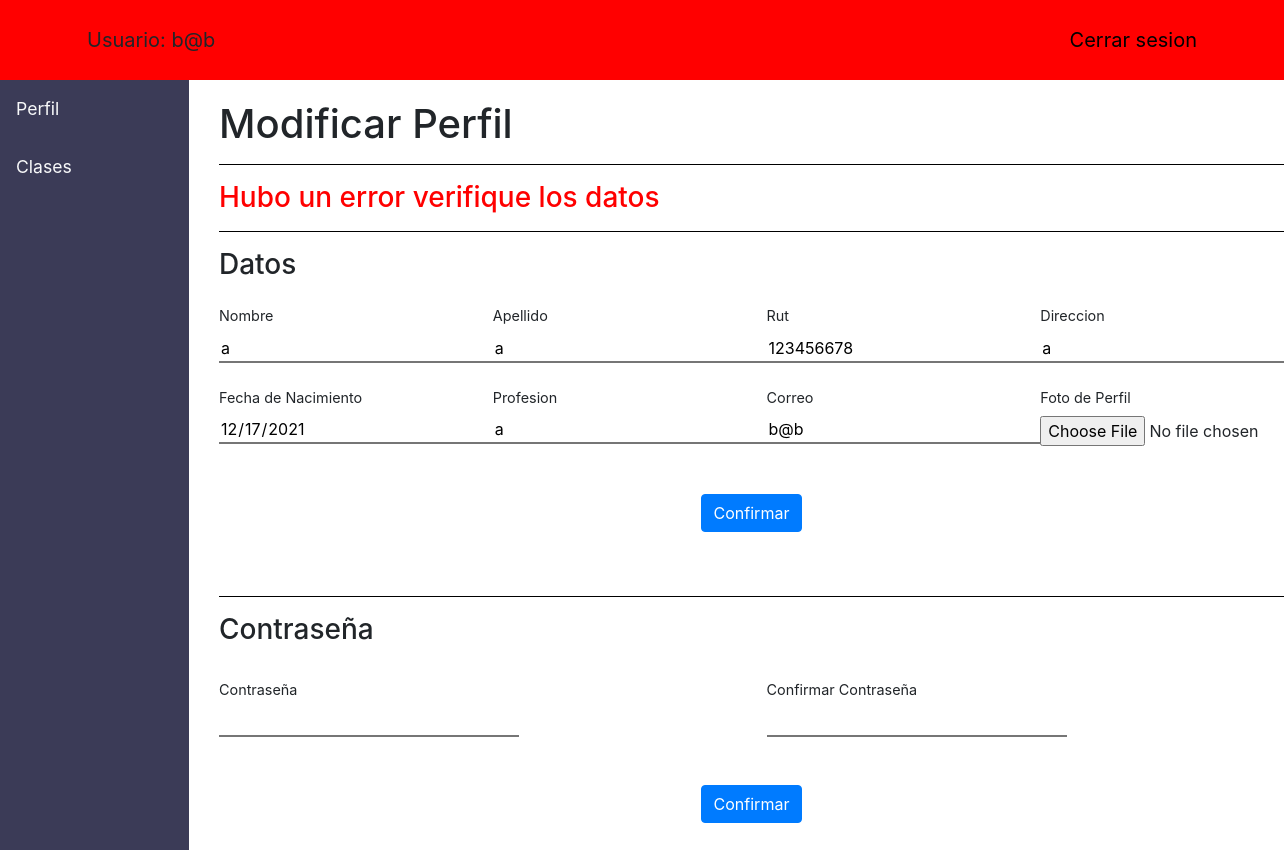
Screenshot of /errorModificar.php (signed in) with the database file from the repository.
### tables this page shows
CREATE TABLE `usuario` (
  `correo` varchar(30) NOT NULL,
  `contrasenia` varchar(255) NOT NULL,
  `nombre` varchar(30) NOT NULL,
  `apellido` varchar(30) NOT NULL,
  `rut` varchar(10) NOT NULL,
  `direccion` varchar(50) NOT NULL,
  `fehcaNacimiento` date NOT NULL,
  `profesion` varchar(40) NOT NULL,
  `fotoPerfil` longblob NOT NULL
);

### errorModificar.php (the view, shortened to what this page needs)
<?php
    include "conexion.php";
    $correo=$_SESSION['USUARIO'];
    $sql="SELECT nombre, apellido, rut, direccion, fehcaNacimiento, profesion FROM usuario WHERE correo='$correo' ";
    $resultado=$conexion->query($sql);
    $fila = $resultado->fetch_row();
?>
<html>
    <head>
        <link rel="stylesheet" href="css/estilo.css">
        <link rel="stylesheet" href="https://stackpath.bootstrapcdn.com/bootstrap/4.5.0/css/bootstrap.min.css">
    </head>
    <body>
        <header>
            <div class="container" >
                <div class="row">
                    <div class="col-md-8 col-sm-8 col-xs-8">
                        <div class="header-top-right">
                            <a>
                                <?php
                                    $correo=$_SESSION['USUARIO'];
                                    echo "Usuario: ",$correo;
                                ?>
                            </a>
                        </div>
                    </div>
                    <div class="col-md-4 col-sm-4 col-xs-4">
                        <div class="header-top-right text-right">
                                <a href="cerrarSesion.php">Cerrar sesion</a>
                        </div>
                    </div>
                </div>
            </div>
        </header>
        <div class="row">
            <div class="col-md-2 col-sm-2 col-xs-2">
                <div id="sidebar-container" class="bg-primary">
                    <div class="menu">
                        <a href="perfil.php" class="d-block text-light p-3">Perfil</a>
                        <a href="menuLogin.php" class="d-block text-light p-3">Clases</a>
                    </div>
                </div>
            </div>
            <div class="col-md-10 col-sm-10 col-xs-10" id="perfilModificar">
                <h1>Modificar Perfil</h1>
                <hr size="2px" color="black"/>
                <h3 class="error">Hubo un error verifique los datos</h3>
                <hr size="2px" color="black"/>
                <h3>Datos</h3>
                <form action="modificarPerfil.php" method="post" enctype="multipart/form-data">
                    <div class="row pt-3">
                        <div class="col-md-3 col-sm-12 col-xs-12">
                            <label class="nombre">Nombre</label>
                            <br>
                            <input type="text" name="nombre" value='<?php echo $fila[0];?>' required>
                        </div>
                        <div class="col-md-3 col-sm-12 col-xs-12">
                            <label class="apellido">Apellido</label>
                            <br>
                            <input type="text" name="apellido" value='<?php echo $fila[1];?>' required>
                        </div>
                        <div class="col-md-3 col-sm-12 col-xs-12">
                            <label class="rut">Rut</label>
                            <br>
                            <input type="text" name="rut" value='<?php echo $fila[2];?>' required>
                        </div>
                        <div class="col-md-3 col-sm-12 col-xs-12">
                            <label class="direccion">Direccion</label>
                            <br>
                            <input type="text" name="direccion" value='<?php echo $fila[3];?>' required>
                        </div>
                    </div>
                    <div class="row pt-4">
                        <div class="col-md-3 col-sm-12 col-xs-12">
                            <label class="fechaNacimiento">Fecha de Nacimiento</label>
                            <br>
                            <input type="date" name="fechaNacimiento" value='<?php echo $fila[4];?>' format required>
                        </div>
                        <div class="col-md-3 col-sm-12 col-xs-12">
                            <label class="profesion">Profesion</label>
                            <br>
                            <input type="text" name="profesion" value='<?php echo $fila[5];?>' required>
                        </div>
                        <div class="col-md-3 col-sm-12 col-xs-12">
                            <label class="correo">Correo</label>
                            <br>
                            <input type="email" name="correo" value="<?php echo $correo;?>"  required>
                        </div>
                        <div class="col-md-3 col-sm-12 col-xs-12">
                            <label class="direccion">Foto de Perfil</label>
                            <br>
                            <input type="file" name="foto">
                        </div>
                    </div>
                    <center><button type="submit" class="btn btn-primary mt-5 mb-5">Confirmar</button></center>
                </form>
                <hr size="2px" color="black"/>
                <h3>Contraseña</h3>
                <form action="modificarPass.php" method="post">
                    <div class="row pt-4">
                            <div class="col-md-6 col-sm-12 col-xs-12">
                                <label>Contraseña</label>
                                <br>
                                <input type="password" name="pass" required>
                            </div>
                            <div class="col-md-6 col-sm-12 col-xs-12">
                                <label>Confirmar Contraseña</label>
                                <br>
                                <input type="password" name="confirmarPass" required>
                            </div>
                    </div>
                    <center><button type="submit" class="btn btn-primary mt-5 mb-5">Confirmar</button></center>
                </form>
            </div>
        </div>
    </body>
</html>

### css/estilo.css (style rules this page uses)
:root { --sidebbarback: #3b3b57; --headback: #ff0000; --bodyback:#ffffff; --letraHead: #000; }
body { background-color: var(--bodyback); }
header { padding: 25px; background: var(--headback); }
header a { text-decoration: none; color: var(--letraHead); font-size: 125%; }
.row .bg-primary { background-color: var(--sidebbarback) !important; }
#sidebar-container { min-height: 100vh; }
#sidebar-container .menu { width: 100%; }
#sidebar-container a { font-size: 110%; }
#perfilModificar h1 { margin-top: 20px; }
#perfilModificar .error { color:red; }
#perfilModificar label { font-size: 90%; }
#perfilModificar input { border-top: none; border-left: none; border-right: none; outline: 0px; width: 300px; }

### rows the page displays
usuario: nombre "a", apellido "a", rut "123456678", direccion "a", fechaNacimiento "12/17/2021", profesion "a"

### other values shown
$correo "b@b"
